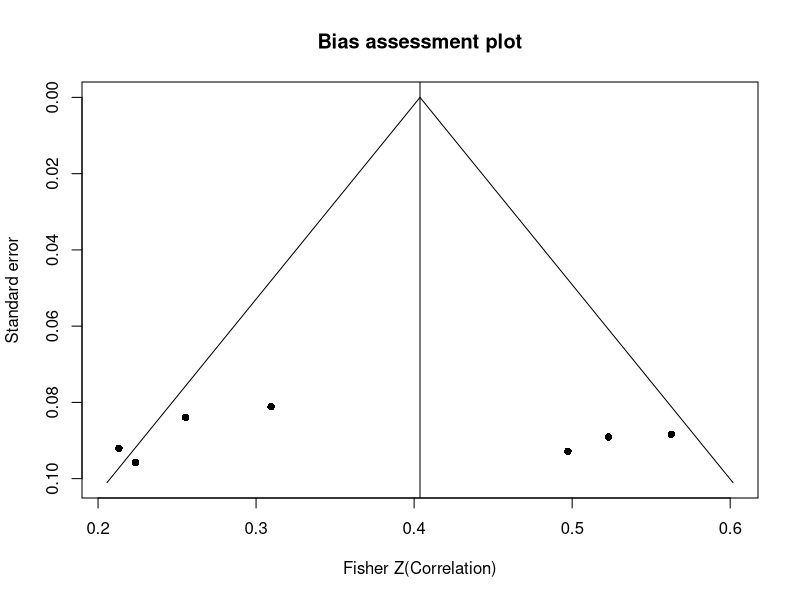
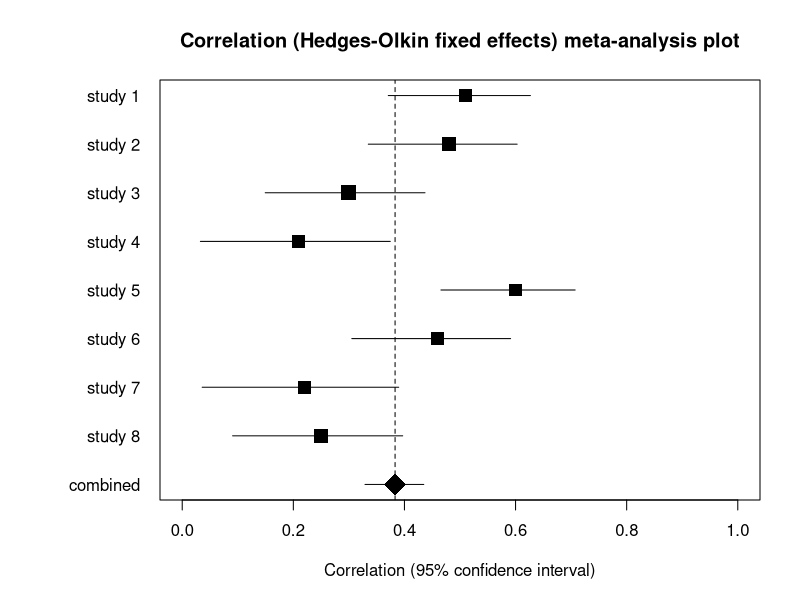
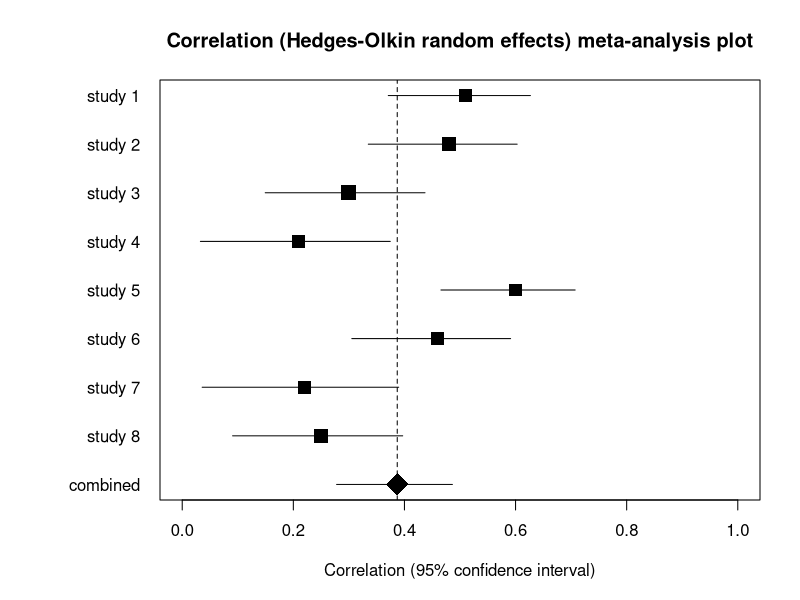
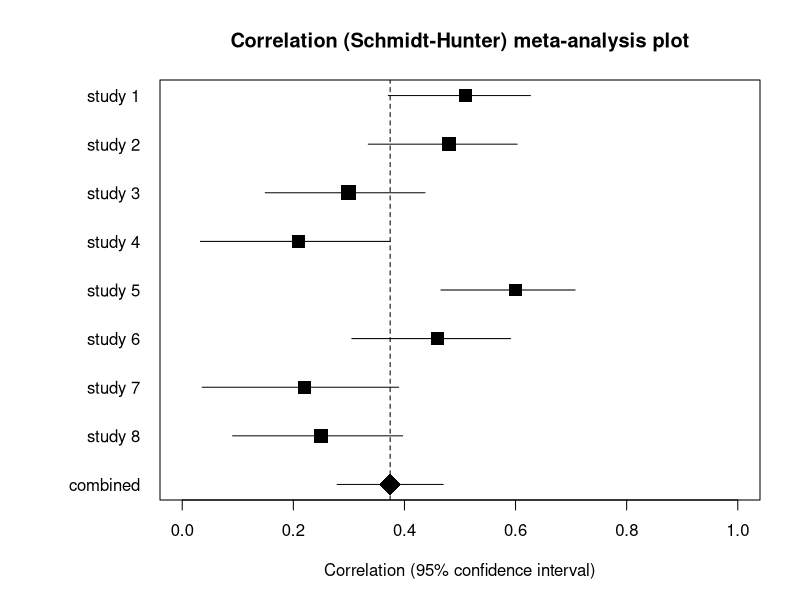

Generate these figures, in order, with R:
# Correlation meta-analysis: the StatsDirect help example (eight studies of the
# relationship between drug misuse and delinquency; the test workbook's meta worksheet
# columns Correlation and Sample size) in R
r <- c(0.51, 0.48, 0.30, 0.21, 0.60, 0.46, 0.22, 0.25)
n <- c(131, 129, 155, 121, 111, 119, 112, 145)

# Base R has no meta-analysis function, so the Hedges-Olkin method is computed as the
# report describes it: each correlation becomes Fisher's z (atanh), whose variance is
# 1 / (n - 3); the studies are pooled on the z scale with weights n - 3, and the pooled
# z and its limits are transformed back to correlations (tanh)
six <- function(x) formatC(x, digits = 6, format = "f", drop0trailing = TRUE)
pv <- function(p) {
  if (p < 0.0001) "P < 0.0001" else
    paste("P =", formatC(p, digits = 4, format = "f", drop0trailing = TRUE))
}
k <- length(r)
z <- atanh(r)
v <- 1 / (n - 3)
cit <- qnorm(0.975)
lower <- tanh(z - cit * sqrt(v))
upper <- tanh(z + cit * sqrt(v))
w <- 1 / v
z_fixed <- sum(w * z) / sum(w)
se_fixed <- 1 / sqrt(sum(w))
fixed <- tanh(z_fixed + c(0, -1, 1) * cit * se_fixed)

# Cochran's Q on the z scale, and the DerSimonian-Laird moment estimate of the
# between-studies variance that the random effects weights add to each variance
Q <- sum(w * (z - z_fixed)^2)
df <- k - 1
tau2 <- max(0, (Q - df) / (sum(w) - sum(w^2) / sum(w)))
w_random <- 1 / (v + tau2)
z_random <- sum(w_random * z) / sum(w_random)
se_random <- 1 / sqrt(sum(w_random))
random <- tanh(z_random + c(0, -1, 1) * cit * se_random)

# The report's two tables: each correlation with its approximate 95% interval, then
# its Fisher z, variance and percentage weights (fixed effects, random effects, and by
# sample size as the Schmidt-Hunter method below weights)
print(data.frame(Study = 1:k, Size = n, Correlation = r, Lower = six(lower),
                 Upper = six(upper)), row.names = FALSE)
# (study 1's variance is exactly 1/128, printed 0.007812 here and 0.007813 by the
# program, which squares the standard error)
print(data.frame(Study = 1:k, Fisher_z = six(z), Variance = six(v),
                 Fixed = six(100 * w / sum(w)),
                 Random = six(100 * w_random / sum(w_random)),
                 Size = six(100 * n / sum(n))), row.names = FALSE)

cat("Hedges-Olkin fixed effects\n")
cat("Pooled correlation = ", six(fixed[1]), " (95% CI = ", six(fixed[2]), " to ",
    six(fixed[3]), ")\n", sep = "")
cat("Z (test correlation differs from 0) =", six(z_fixed / se_fixed), " ",
    pv(2 * pnorm(-abs(z_fixed / se_fixed))), "\n")

# I-squared is the percentage of Q beyond its degrees of freedom. Its confidence
# interval is the non-central chi-square method of Hedges and Pigott (2001) that the
# report uses: Q is treated as a non-central chi-square variable on df degrees of
# freedom, and each limit is the non-centrality parameter at which the observed Q sits
# at the 97.5th (lower limit) or the 2.5th (upper limit) percentile, found with uniroot
# and pchisq; a limit is 0 when the central distribution already puts Q below that
# percentile. A non-centrality lambda gives I-squared = lambda / (df + lambda)
cat("Non-combinability of studies\n")
cat("Cochran Q = ", six(Q), "  (df = ", df, ")  ",
    pv(pchisq(Q, df, lower.tail = FALSE)), "\n", sep = "")
cat("Moment-based estimate of between studies variance =", six(tau2), "\n")
one <- function(x) formatC(x, digits = 1, format = "f", drop0trailing = TRUE)
ncp_limit <- function(p) {
  if (pchisq(Q, df) <= p) return(0)
  # the bracket Q + 1000 is ample: the distribution function there is near 0
  uniroot(function(l) pchisq(Q, df, ncp = l) - p, c(0, Q + 1000), tol = 1e-10)$root
}
lambda <- c(ncp_limit(0.975), ncp_limit(0.025))
i2_ci <- 100 * lambda / (df + lambda)
cat("I-squared (inconsistency) = ", one(max(0, 100 * (Q - df) / Q)), "% (95% CI = ",
    one(i2_ci[1]), "% to ", one(i2_ci[2]), "%)\n", sep = "")

cat("Hedges-Olkin random effects\n")
cat("Pooled correlation = ", six(random[1]), " (95% CI = ", six(random[2]), " to ",
    six(random[3]), ")\n", sep = "")
cat("Z (test correlation differs from 0) =", six(z_random / se_random), " ",
    pv(2 * pnorm(-abs(z_random / se_random))), "\n")

# Begg-Mazumdar: Kendall's rank correlation between each study's standardised
# deviation from the fixed effects pooled z and its variance. With no tied variances
# cor.test gives the exact two sided P, as the report does; with tied sample sizes the
# report instead uses a continuity corrected normal approximation, which cor.test
# does not. The test has low power with fewer than 11 studies, as the report notes.
cat("Bias indicators\n")
deviation <- (z - z_fixed) / sqrt(v - 1 / sum(w))
bm <- cor.test(deviation, v, method = "kendall")
cat("Begg-Mazumdar: Kendall's tau =", six(bm$estimate), " ", pv(bm$p.value),
    if (k < 11) "(low power)\n" else "\n")

# Egger: each standardised effect (z / se) regressed on its precision (1 / se); the
# bias is the intercept, with a t test on k - 2 degrees of freedom and a 90% interval
egger <- lm(I(z / sqrt(v)) ~ I(1 / sqrt(v)))
egger_ci <- confint(egger, level = 0.9)[1, ]
cat("Egger: bias = ", six(coef(egger)[1]), " (90% CI = ", six(egger_ci[1]), " to ",
    six(egger_ci[2]), ")  ", pv(summary(egger)$coefficients[1, 4]), "\n", sep = "")

# Schmidt-Hunter: the mean correlation weighted by sample size, the variance of the
# correlations about it, the part of that variance expected from sampling error alone
# and the remainder, attributed to real differences between the populations studied
wmc <- sum(n * r) / sum(n)
var_r <- sum(n * (r - wmc)^2) / sum(n)
var_e <- (1 - wmc^2)^2 / (mean(n) - 1)
var_p <- max(0, var_r - var_e)
se_wmc <- sqrt(var_r / k)
sh <- wmc + c(0, -1, 1) * cit * se_wmc
cat("Schmidt-Hunter\n")
cat("Weighted mean correlation (95% CI): ", six(sh[1]), " (", six(sh[2]), " to ",
    six(sh[3]), ")\n", sep = "")
cat("Z (test correlation differs from 0) =", six(wmc / se_wmc),
    pv(2 * pnorm(-abs(wmc / se_wmc))), "\n")
cat("Observed variance across studies:", six(var_r), "\n")
cat("Variance due to sampling error:", six(var_e), "\n")
cat("Variance in the population correlations:", six(var_p), "\n")
# the credibility interval spreads the population correlations about the mean by
# their standard deviation, the square root of var_p (the report leaves it out when
# that is zero)
cat("95% Credibility interval for weighted mean correlation:",
    six(wmc - cit * sqrt(var_p)), "to", six(wmc + cit * sqrt(var_p)), "\n")
cat("Indicators of homogeneity/heterogeneity:\n")
cat("1. Residual standard deviation (should be smaller than 1/4 WMC: ", six(wmc / 4),
    "): ", six(sqrt(var_p)), "\n", sep = "")
cat("2. Percent of observed variance accounted for by sampling error",
    "(should be at least 75%):", six(100 * var_e / var_r), "\n")
het <- k * var_r / var_e
cat("3. Chi-square test of heterogeneity:", six(het),
    pv(pchisq(het, df, lower.tail = FALSE)), "\n")

# The report's charts: the bias assessment (funnel) plot of each study's Fisher z
# against its standard error, the most precise studies at the top, with the fixed
# effects pooled z and the limits within which 95% of studies of each precision would
# fall; then a forest plot for each of the three pooled correlations, the studies'
# squares scaled by the square root of their fixed effects weights
se <- sqrt(v)
top <- max(se) * 1.05
plot(z, se, ylim = c(top, 0), xlim = z_fixed + c(-1, 1) * cit * top,
     xlab = "Fisher Z(Correlation)", ylab = "Standard error",
     main = "Bias assessment plot", pch = 16)
abline(v = z_fixed)
lines(z_fixed + cit * c(0, top), c(0, top))
lines(z_fixed - cit * c(0, top), c(0, top))
forest <- function(pooled, title) {
  y <- rev(seq_len(k + 1))   # study 1 at the top, the pooled correlation at the foot
  par(mar = c(5, 8, 4, 2))
  # the axis runs from -1 when a study or limit is negative, as the program draws it
  left <- if (min(lower, pooled[2]) < 0) -1 else 0
  right <- if (max(upper, pooled[3]) <= 0) 0 else 1
  plot(c(r, pooled[1]), y, xlim = c(left, right), yaxt = "n", ylab = "",
       xlab = "Correlation (95% confidence interval)", main = title,
       pch = c(rep(15, k), 18), cex = c(2 * sqrt(w / max(w)), 3))
  segments(c(lower, pooled[2]), y, c(upper, pooled[3]), y)
  abline(v = pooled[1], lty = 2)
  axis(2, at = y, labels = c(paste("study", 1:k), "combined"), las = 1, tick = FALSE)
}
forest(fixed, "Correlation (Hedges-Olkin fixed effects) meta-analysis plot")
forest(random, "Correlation (Hedges-Olkin random effects) meta-analysis plot")
forest(sh, "Correlation (Schmidt-Hunter) meta-analysis plot")
